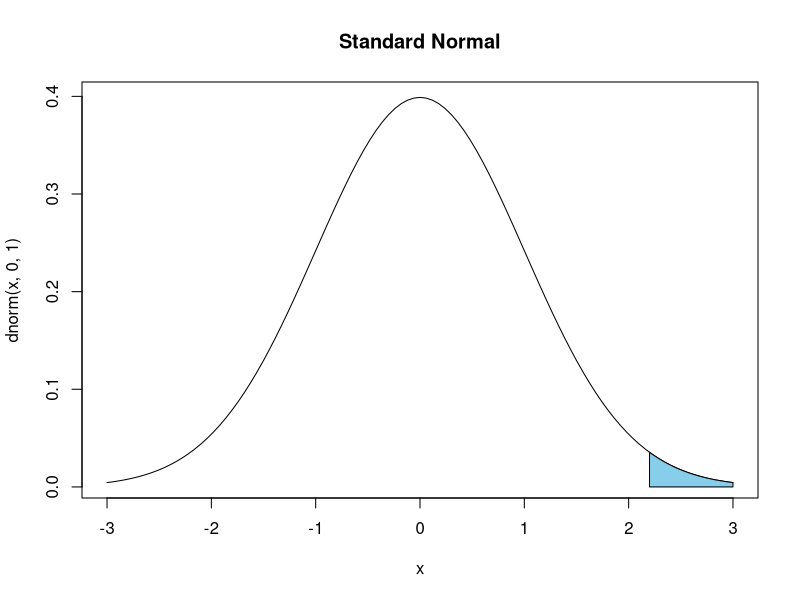
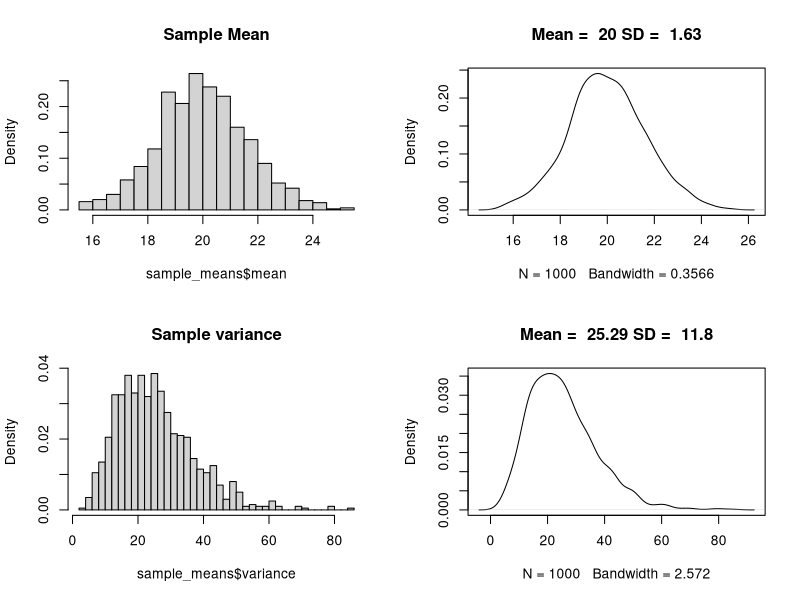
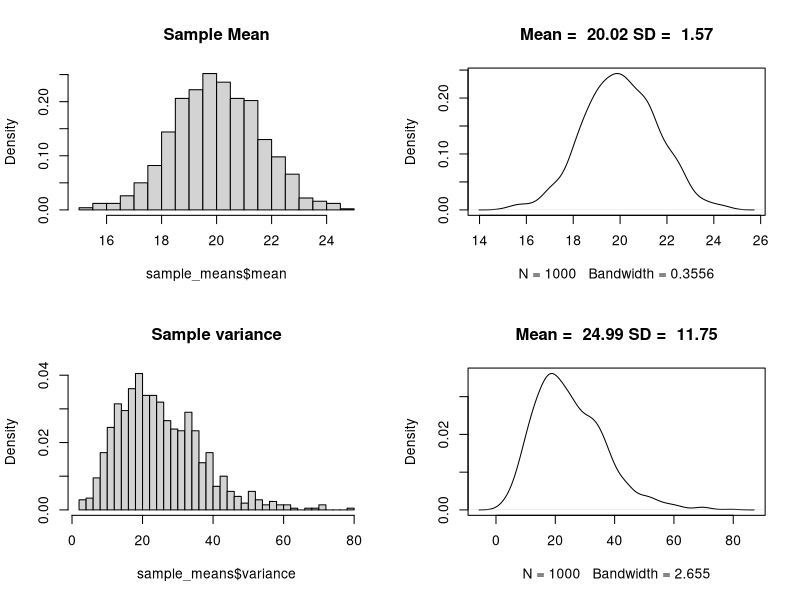
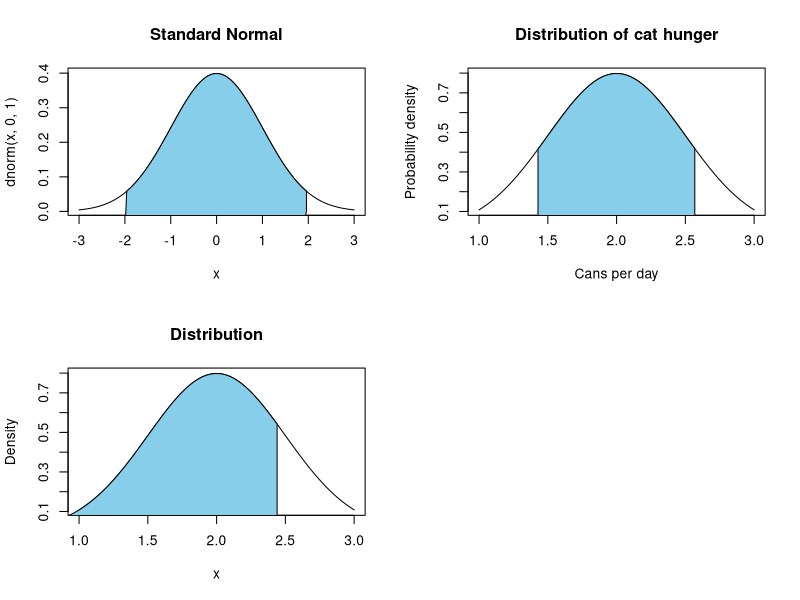
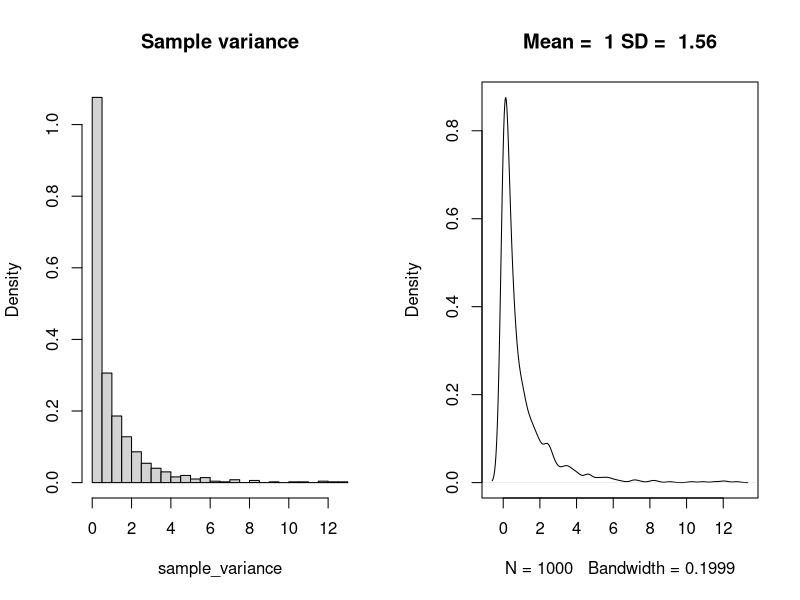
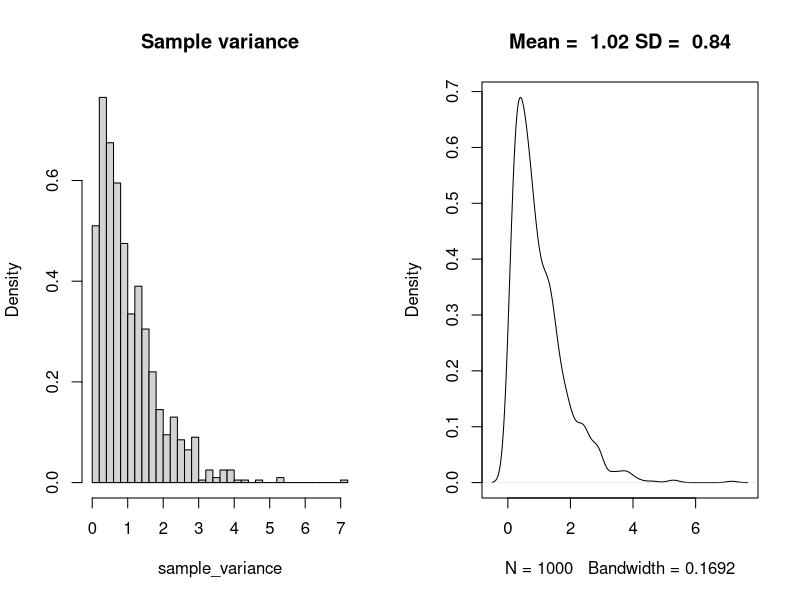
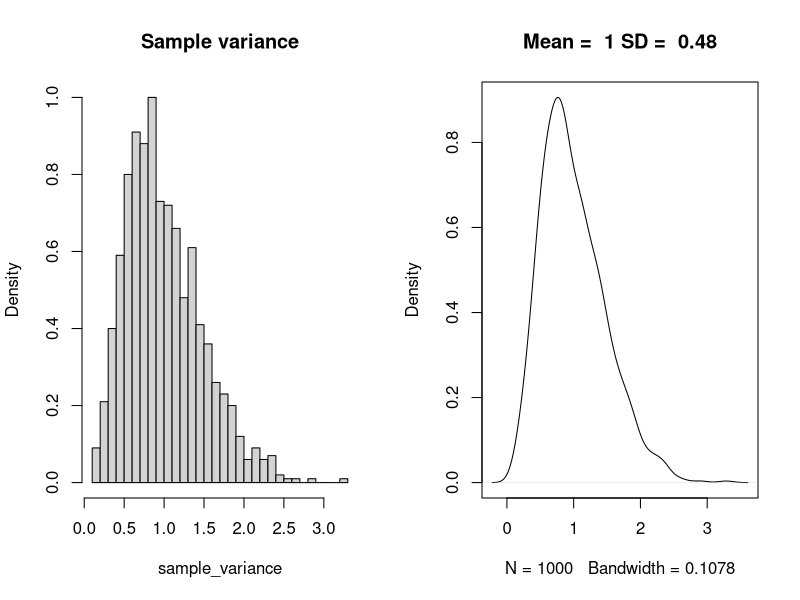
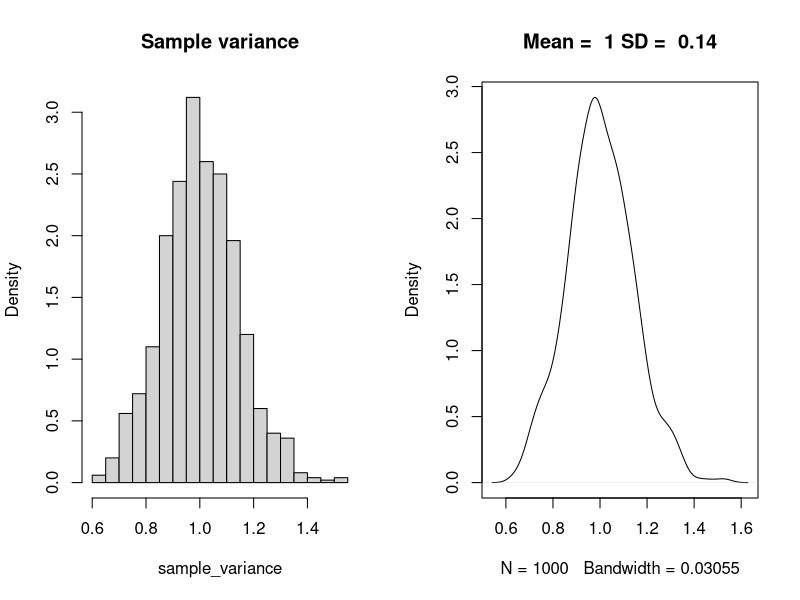

R code for these plots, in order:
## ---- chunk 1
library(tidyverse)
## ---- chunk 2
cord.x <- c(2.2,seq(2.2,3,0.01),3)
cord.y <- c(0,dnorm(seq(2.2,3,0.01)),0)
curve(dnorm(x,0,1),xlim=c(-3,3),main='Standard Normal')
polygon(cord.x,cord.y,col='skyblue')
## ---- chunk 3
run_one_sample <- function(sample_size = 100, population_mean = 0, population_sd = 1)
{
  sample_means <- rnorm(n = sample_size, mean = population_mean, sd = population_sd) 
  data.frame(mean = mean(sample_means), variance = var(sample_means))
}

run_simulation <- function(sample_size = 100, 
                           number_of_simulations = 1000, 
                           population_mean = 0, 
                           population_sd = 1)
  {
require(data.table)
bind_rows(replicate(number_of_simulations, 
  list(run_one_sample(sample_size = sample_size, 
  population_mean = population_mean, 
  population_sd = population_sd))))

}
make_hist_and_plot <- function(sample_means){
  par(mfrow=c(2,2)) # 
  hist(sample_means$mean,freq=F, breaks = 30, main = "Sample Mean")
  plot(density(sample_means$mean), 
       main = paste("Mean = ", round(mean(sample_means$mean),2) , 
                    "SD = ", round(sd(sample_means$mean),2)))
  hist(sample_means$variance,freq=F, breaks = 30, main = 'Sample variance')
  plot(density(sample_means$variance), 
       main = paste("Mean = ", round(mean(sample_means$variance),2) , 
                    "SD = ", round(sd(sample_means$variance),2)))} 
make_hist_and_plot(
  run_simulation(10,1000,20,5))
## ---- chunk 4
make_hist_and_plot(
  run_simulation(10,1000,20,5))
## ---- chunk 5
cord.x <- c(-3,seq(-1.96,1.96,0.01),1.96)
cord.y <- c(-3,dnorm(seq(-1.96,1.96,0.01)),0)
curve(dnorm(x,0,1),xlim=c(-3,3),main='Standard Normal')
polygon(cord.x,cord.y,col='skyblue')
## ---- chunk 6
plot_normal_shaded_interval <- function(mean = 0, sd = 1, shade_from = -2, shade_to = 2, x_lower = mean - 2*sd, x_upper = mean + 2*sd, title = "Distribution", xlab = "x", ylab = "Density"){
  cord.x <- c(seq(shade_from, shade_to,0.01))
  cord.y <- c(dnorm(cord.x, mean = mean, sd = sd))
  cord.x[1] <- cord.x[2]
  cord.x[length(cord.x)] <- cord.x[length(cord.x) - 1]
  cord.y[1] <- 0
  cord.y[length(cord.y)] <- 0
  curve(dnorm(x, mean, sd),xlim=c(x_lower,x_upper),main= title,xlab = xlab, ylab = ylab)
  polygon(cord.x,cord.y,col='skyblue')
  }
plot_normal_shaded_interval( mean = 2, sd = .5, shade_from = 2 + qnorm(.05) * .5/sqrt(2), shade_to = 2 + qnorm(.95) * .5/sqrt(2), title = "Distribution of cat hunger", xlab = "Cans per day", ylab = "Probability density") 
## ---- chunk 7
plot_normal_shaded_interval(2, .5, 0, 2 + qnorm(.90) * .5/sqrt(2)) 
## ---- chunk 8
nsim = 1000
run_variance_simulation <- function(sample_size = 2, number_of_simulations = 1000, population_mean = 0, population_sd = 1)
  {

sample_variances <- replicate(number_of_simulations, var(rnorm(n = sample_size, mean = population_mean, sd = population_sd)))
}

#Define a new plot function so that the plot titles are correct
make_variance_hist_and_plot <- function(sample_variance){
  par(mfrow=c(1,2)) # 
  hist(sample_variance,freq=F, breaks = 30, main = "Sample variance")
  plot(density(sample_variance), main = paste("Mean = ", round(mean(sample_variance),2) , "SD = ", round(sd(sample_variance),2)))} 

make_variance_hist_and_plot(run_variance_simulation(sample_size = 2, number_of_simulations = nsim, population_mean = 0, population_sd = 1))
## ---- chunk 9
make_variance_hist_and_plot(run_variance_simulation(sample_size = 4, number_of_simulations = nsim, population_mean = 0, population_sd = 1))
## ---- chunk 10
make_variance_hist_and_plot(run_variance_simulation(sample_size = 10, number_of_simulations = nsim, population_mean = 0, population_sd = 1))
## ---- chunk 11
make_variance_hist_and_plot(run_variance_simulation(sample_size = 100, number_of_simulations = nsim, population_mean = 0, population_sd = 1))
## ---- chunk 12
make_variance_hist_and_plot(run_variance_simulation(sample_size = 2, number_of_simulations = nsim, population_mean = 0, population_sd = 1))
## ---- chunk 13
library(ggplot2)
x <- seq(from = 0.1,by = .01,to = 20)
ggplot(data.frame(x = x), aes(x = x)) + 
  stat_function(fun = dchisq, args=list(df = 1), aes(linetype = "df = 1")) +
  stat_function(fun = dchisq, args=list(df = 2), aes(linetype = "df = 2")) +
  stat_function(fun = dchisq, args=list(df = 4), aes(linetype = "df = 4")) +
  stat_function(fun = dchisq, args=list(df = 10), aes(linetype = "df = 10")) +
  scale_linetype_discrete(limits = paste("df", "=", c(1,2,4,10)))+ labs(linetype = NULL, y = "f(x)")
## ---- chunk 14
par(mfcol=c(3, 1))
p = .5
for(n in c(5,10,60))
{
    x <- dbinom(0:(n), size=n, p=p)
    barplot(x, names.arg=0:(n), space=0, main=paste('n = ',n,", p = ",p,sep=''), xlab = "Number of successes (X)", ylab = ("p(X)"))
}
## ---- chunk 15
library(knitr)
set.seed(238239)
dice_table <- data.frame(table(sample(1:6,100,replace = TRUE)))
names(dice_table) <- c("$x_i$", "$f_{o(i)}$")
kable(dice_table)
## ---- chunk 16
library(ggplot2)
x <- seq(from = -5,by = .01,to = 5)
ggplot(data.frame(x = x), aes(x = x)) + 
  stat_function(fun = dt, args=list(df = 1), aes(linetype = "df = 1")) +
  stat_function(fun = dt, args=list(df = 2), aes(linetype = "df = 2")) +
  stat_function(fun = dt, args=list(df = 4), aes(linetype = "df = 4")) +
  stat_function(fun = dt, args=list(df = 10), aes(linetype = "df = 10")) +
  scale_linetype_discrete(limits = paste("df", "=", c(1,2,4,10)))+ labs(linetype = NULL, y = "f(x)")
## ---- chunk 17
## plot multiple figures:
## replace ugly par... specification with 
## something easier to remember:
multiplot <- function(row,col){
     par(mfrow= c(row,col), pty = "s")
   }

range <- seq(-4,4,.01)  
 
multiplot(2,2)

 for(i in c(2,5,15,20)){
   plot(range,dnorm(range),type="l",lty=1,
        xlab="",ylab="",
        cex.axis=1)
   lines(range,dt(range,df=i),lty=2,lwd=1)
   mtext(paste("df=",i),cex=1.2)
 }
## ---- chunk 18
(sleep_times <- round(rnorm(5,1,1),2))
## ---- chunk 19
t.test(sleep_times)
## ---- chunk 20
t_test_sim <- function(n, mean = 1, sd = 1){
  t_results <- t.test(rnorm(n, mean, sd))
  t_results$statistic}
simulation_results <- replicate(1000, t_test_sim(5, 1, 1))
hist(simulation_results, main = paste0("Proportion of |t| > ", round(qt(.975, 4),2), ": ", sum(abs(simulation_results) > qt(.975, 4),2)/length(simulation_results)), 100)
## ---- chunk 21
simulation_results <- replicate(1000, t_test_sim(5, 2, 1))
hist(simulation_results, main = paste0("Proportion of |t| > ", round(qt(.975, 4),2), ": ", sum(abs(simulation_results) > qt(.975, 4),2)/length(simulation_results)), 100)
## ---- chunk 22
simulation_results <- replicate(1000, t_test_sim(5, 1, .5))
hist(simulation_results, main = paste0("Proportion of |t| > ", round(qt(.975, 4),2), ": ", sum(abs(simulation_results) > qt(.975, 4),2)/length(simulation_results)), 100)

## ---- chunk 23
simulation_results <- replicate(1000, t_test_sim(10, 1, 1))
hist(simulation_results, main = paste0("Proportion of |t| > ", round(qt(.975, 4),2), ": ", sum(abs(simulation_results) > qt(.975, 4),2)/length(simulation_results)), 100)
## ---- chunk 24
t_test_cheating_sim <- function(n_max = 30, n_increments = 2, sd = 1){
  samples <- NULL
  significant <- FALSE
  
  while(length(samples) <= n_max & significant == FALSE){
      samples <- c(samples, rnorm(n_increments, mean = 0, sd = sd))
      significant <- t.test(samples)$p.value <= .05
    }
  return(significant)
  }
## ---- chunk 25
simulation_results <- replicate(1000, t_test_cheating_sim(n_max = 30, n_increments = 2, sd = 1))
barplot(table(simulation_results), names.arg = c("no","yes"),xlab= "Significant", ylab = "Number of simulations", main = paste0("Proportion of significant results: ", sum(simulation_results)/length(simulation_results)), 100)
